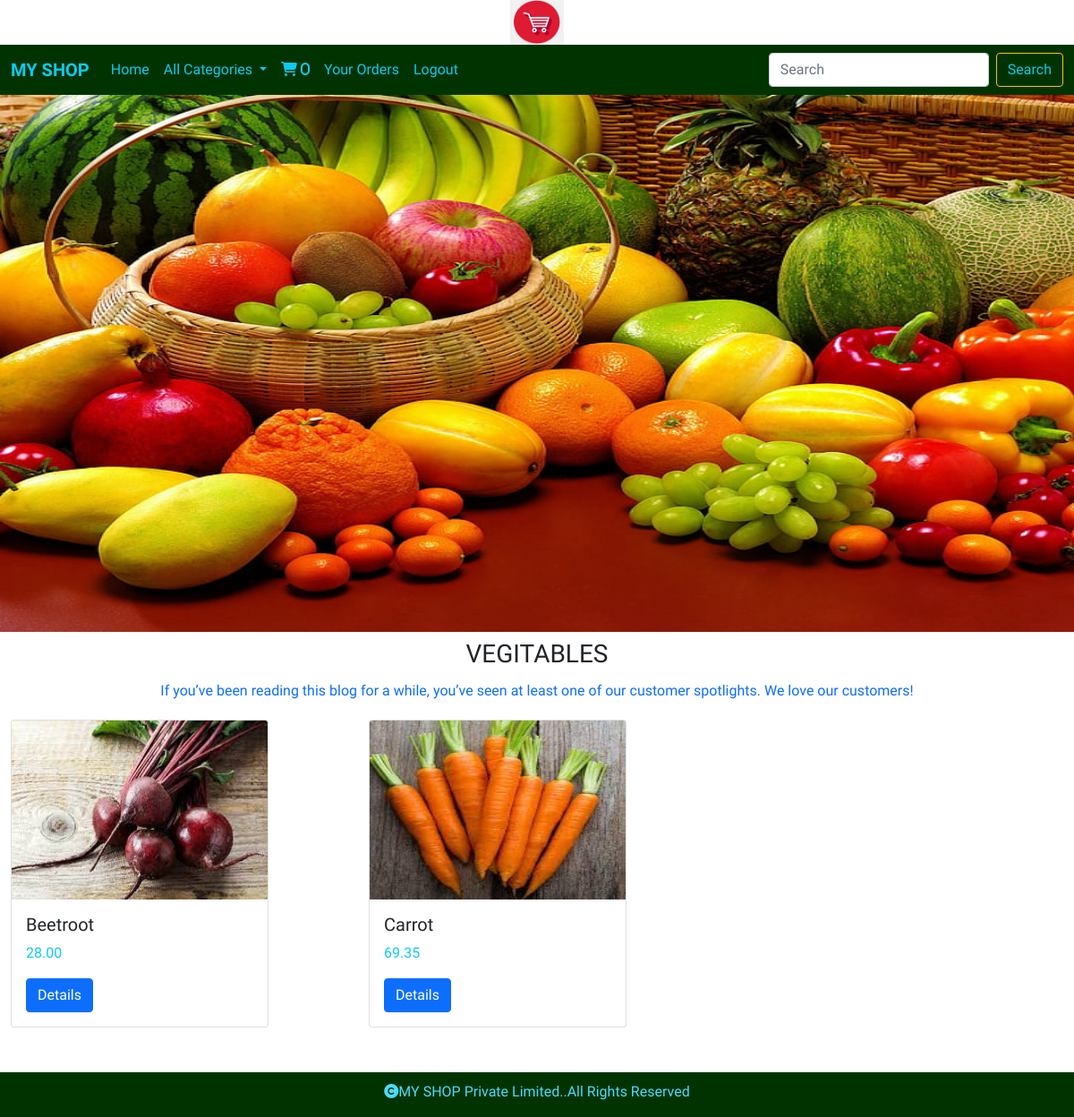
Screenshot of /allproducts/vegitables (signed in) with the database file from the repository.
### shop/models.py (models this page shows, shortened)
class Category(models.Model):
    cname=models.CharField(max_length=200)
    description=models.TextField()
    image=models.ImageField(upload_to='shp/category',null=True,blank=True)

class Product(models.Model):
    pname=models.CharField(max_length=200)
    description=models.TextField()
    image=models.ImageField(upload_to='shop/product',null=True,blank=True)
    price=models.DecimalField(max_digits=10,decimal_places=2)
    category=models.ForeignKey(Category,on_delete=models.CASCADE)
    stock=models.IntegerField()
    available=models.BooleanField(default=True)
    created=models.DateTimeField(auto_now_add=True)
    updated=models.DateTimeField(auto_now_add=True)

### shop/views.py (the view)
# urls.py: path('allproducts/<c>',views.allproducts,name="allproducts"),
def allproducts(request,c):
    p=Product.objects.filter(category__cname=c)
    category=Category.objects.get(cname=c)
    return render(request,'products.html',{'p':p,'category':category})

### cart/context_processors.py (called while the page is built)
def counter(request):
    item_count=0
    if request.user.is_authenticated:
        user=request.user
        try:
            cart=Cart.objects.filter(user=user)
            for i in cart:
                item_count=item_count+i.quantity
        except:
            item_count=0
    return {'count':item_count}

### shop/context_processors.py (called while the page is built)
def menu_links(request):
    links=Category.objects.all()
    return {'links':links}

### templates/products.html
<!DOCTYPE html>
{% extends 'base.html' %}
{% load static %}
{% block content %}
<div>
    <img src="{{category.image.url}}" style="width:100%;height:600px;">
</div>
<div class="container-fluid mt-2">
    <h3 class="text-center text-uppercase">{{category.cname}}</h3>
    <p style="text-align:justify;line-height:2;" class="text-primary text-center">{{category.description}}</p>
</div>
<div class="container-fluid m-7" style="margin-bottom:100px;">
    <div class="row">
        {% for i in p %}
        <div class="col-sm-4">
            <div class="card" style="width: 18rem;">
                {% if i.stock <= 0 %}
                <img src="{{i.image.url}}" class="card-img-top" alt="..." style="height:200px;opacity:0.5;">
                {% else %}
  <img src="{{i.image.url}}" class="card-img-top" alt="..." style="height:200px;">
                {% endif %}
  <div class="card-body">
    <h5 class="card-title">{{i.pname}}</h5>
    <p class="card-text text-info">{{i.price}}</p>
    <a href="{% url 'shop:productdetails' i.pname %}" class="btn btn-primary">Details</a>
  </div>
</div>
        </div>
        {% endfor %}
    </div>
</div>
{% endblock %}

### static/css/style.css (style rules this page uses)
body { font-family: 'Oxygen', sans-serif; }

### rows the page displays
Category: image (picture), cname "VEGITABLES", description "If you’ve been reading this blog for a while, you’ve seen at least one of our customer spotlights. We love our customers!"
Product: image (picture), pname "Beetroot", price "28.00"
Product: image (picture), pname "Carrot", price "69.35"

### other values shown
{{ count }} "0"
